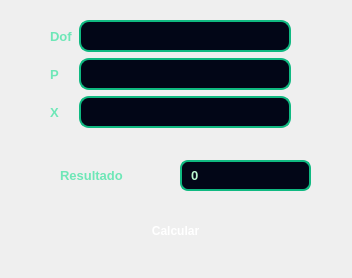
<?xml version="1.0" encoding="UTF-8"?>
<ui version="4.0">
 <class>Dialog</class>
 <widget class="QDialog" name="Dialog">
  <property name="geometry">
   <rect>
    <x>0</x>
    <y>0</y>
    <width>352</width>
    <height>278</height>
   </rect>
  </property>
  <property name="windowTitle">
   <string>Dialog</string>
  </property>
  <property name="styleSheet">
   <string notr="true">QDialog {
            background: qlineargradient(
                spread:pad,
                x1:0, y1:0, x2:1, y2:1,
                stop:0 #022c22,
                stop:1 #064e3b
            );
        }

        QLabel {
            color: #6ee7b7;
            font-size: 13px;
            font-weight: 500;
        }

        QLineEdit {
            background-color: #020617;
            border: 2px solid #10b981;
            border-radius: 10px;
            padding: 6px;
            color: #d1fae5;
            selection-background-color: #10b981;
            selection-color: black;
        }

        QLineEdit:focus {
            border: 2px solid #34d399;
            background-color: #020617;
        }

        QPushButton {
            background: qlineargradient(
                spread:pad,
                x1:0, y1:0, x2:1, y2:0,
                stop:0 #34d399,
                stop:1 #059669
            );
            color: white;
            border-radius: 12px;
            padding: 8px;
            font-weight: bold;
            border: none;
        }

        QPushButton:hover {
            background: qlineargradient(
                spread:pad,
                x1:0, y1:0, x2:1, y2:0,
                stop:0 #6ee7b7,
                stop:1 #10b981
            );
        }

        QPushButton:pressed {
            background-color: #047857;
        }

        QLabel#LABEL_RESULTADOS {
            background-color: #020617;
            border: 2px solid #10b981;
            border-radius: 8px;
            padding: 6px;
            color: #bbf7d0;
            font-weight: bold;
            font-size: 13px;
        }
</string>
  </property>
  <widget class="QLabel" name="label_4">
   <property name="geometry">
    <rect>
     <x>60</x>
     <y>160</y>
     <width>81</width>
     <height>31</height>
    </rect>
   </property>
   <property name="text">
    <string>Resultado</string>
   </property>
  </widget>
  <widget class="QLabel" name="LABEL_RESULTADOS">
   <property name="geometry">
    <rect>
     <x>180</x>
     <y>160</y>
     <width>131</width>
     <height>31</height>
    </rect>
   </property>
   <property name="font">
    <font>
     <pointsize>-1</pointsize>
     <weight>75</weight>
     <bold>true</bold>
    </font>
   </property>
   <property name="text">
    <string>0</string>
   </property>
  </widget>
  <widget class="QPushButton" name="BTN_CALCULAR">
   <property name="geometry">
    <rect>
     <x>30</x>
     <y>210</y>
     <width>291</width>
     <height>41</height>
    </rect>
   </property>
   <property name="text">
    <string>Calcular</string>
   </property>
  </widget>
  <widget class="QWidget" name="layoutWidget">
   <property name="geometry">
    <rect>
     <x>50</x>
     <y>20</y>
     <width>241</width>
     <height>110</height>
    </rect>
   </property>
   <layout class="QGridLayout" name="gridLayout">
    <item row="0" column="0">
     <widget class="QLabel" name="label">
      <property name="text">
       <string>Dof</string>
      </property>
     </widget>
    </item>
    <item row="0" column="1">
     <widget class="QLineEdit" name="TXT_DOF"/>
    </item>
    <item row="1" column="0">
     <widget class="QLabel" name="label_3">
      <property name="text">
       <string>P</string>
      </property>
     </widget>
    </item>
    <item row="1" column="1">
     <widget class="QLineEdit" name="TXT_P"/>
    </item>
    <item row="2" column="0">
     <widget class="QLabel" name="label_2">
      <property name="text">
       <string>X</string>
      </property>
     </widget>
    </item>
    <item row="2" column="1">
     <widget class="QLineEdit" name="TXT_X"/>
    </item>
   </layout>
  </widget>
 </widget>
 <resources/>
 <connections/>
</ui>
